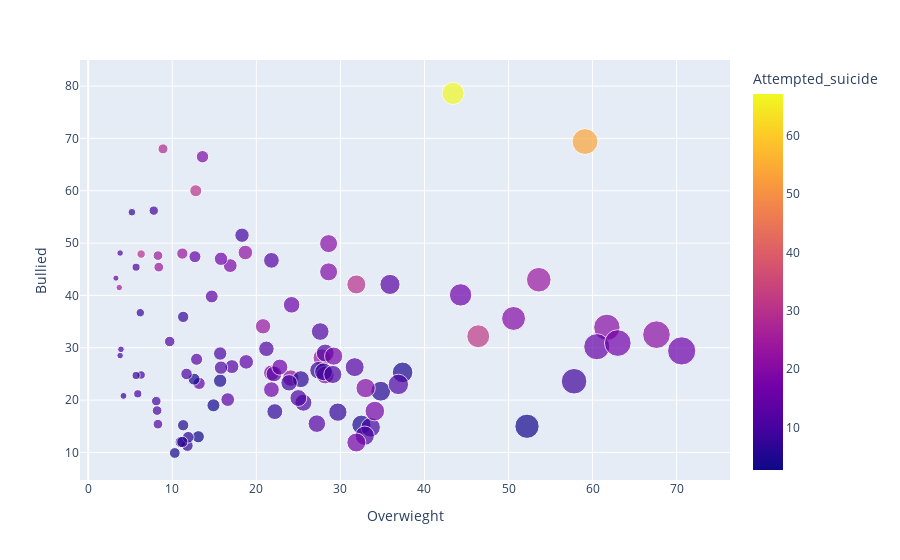

Notebook cell for this chart:
### Code cell
fig = plx.scatter(df, x='Overwieght', y='Bullied', color='Attempted_suicide', size='Overwieght')
fig.show()
